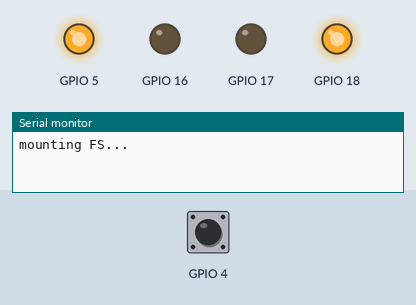
This sketch was run on a simulated ESP32. On the bench: output pins drawn as LEDs (lit = HIGH), the last lines printed to the serial monitor. The inputs (shaded band) are chosen by the test bench; at power-on: GPIO 4 HIGH. WiFi joins after 1.5 s; servers stay silent unless stated; uploads are accepted with an empty reply; storage starts empty.

Above: at 0.1 s.
At 7.6 s:
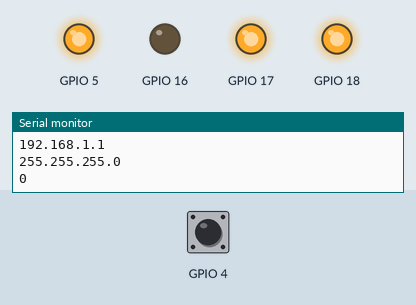
At 8.8 s:
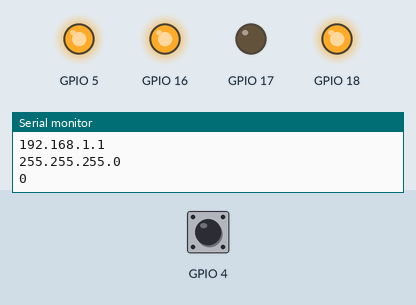
Timing chart, 0 to 10.3 s (numbered marks = the images above):
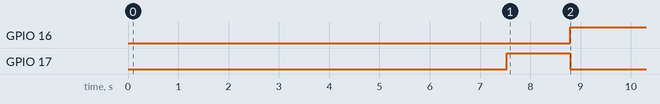

Measured:
- by itself, GPIO 16: LOW → HIGH at 8.8 s
- by itself, GPIO 17: HIGH → LOW at 8.8 s

The sketch:

lndpussycat.ino
```cpp
//////////////LOAD LIBRARIES////////////////

#include "FS.h"
#include <WiFiManager.h>
#include <ArduinoJson.h>
#include <WiFiClientSecure.h>
#include "SPIFFS.h"

/////////////////SOME VARIABLES///////////////////

int new_balance = 0;
int balance = 0;
int new_confirmed_balance = 0;
int confirmed_balance = 0;
bool synced_to_chain = false;
bool first_check = true;
bool first_check1 = true;
const char* lnd_check;

char lnd_server[40];
char lnd_port[6]  = "8080";
char lnd_macaroon[500] = "";
char static_ip[16] = "10.0.1.56";
char static_gw[16] = "10.0.1.1";
char static_sn[16] = "255.255.255.0";

bool shouldSaveConfig = false;

const char* spiffcontent = "";
String spiffing;
/////////////////////SETUP////////////////////////

void setup() {
  Serial.begin(115200);

// CATHODE RGB SETUP, FOR ANNODE CHANGE 18 TO LOW
  pinMode(16, OUTPUT);
  pinMode(17, OUTPUT);
  pinMode(5, OUTPUT);

  pinMode(18, OUTPUT);
  digitalWrite(18, HIGH);
  pink();

// START PORTAL
  pussy_portal();

  blue();
}


///////////////////MAIN LOOP//////////////////////

void loop() {
  getinfo();
  delay(3000);
  getonchainbalance();
  delay(3000);
  getlnbalance();
  delay(3000);
}


//////////////////LED SEQUENCES///////////////////

//GREEN -- running
void green(){
  digitalWrite(16, HIGH); digitalWrite(17, HIGH); digitalWrite(5, LOW);
}

//RED -- down
void red(){
  digitalWrite(16, HIGH); digitalWrite(17, LOW); digitalWrite(5, HIGH);
}

// PINK -- synching
void pink(){
  digitalWrite(16, LOW); digitalWrite(17, LOW); digitalWrite(5, HIGH);
}

// PINK -- synching
void blue(){
  digitalWrite(16, LOW); digitalWrite(17, HIGH); digitalWrite(5, HIGH);
}

//DISCO LOOP // transaction
void disco(){
  for (int i = 0; i <= 10; i++) {
    digitalWrite(16, LOW); digitalWrite(17, HIGH); digitalWrite(5, HIGH);
    delay(100);
    digitalWrite(16, HIGH); digitalWrite(17, HIGH); digitalWrite(5, LOW);
    delay(100);
    digitalWrite(16, HIGH); digitalWrite(17, LOW); digitalWrite(5, HIGH);
    delay(100);
    digitalWrite(16, LOW); digitalWrite(17, LOW); digitalWrite(5, HIGH);
    delay(100);
    digitalWrite(16, LOW); digitalWrite(17, HIGH); digitalWrite(5, LOW);
    delay(100);
    digitalWrite(16, HIGH); digitalWrite(17, LOW); digitalWrite(5, LOW);
    delay(100);
  }
  green();
}


//////////////////NODE CALLS///////////////////

void getinfo() {
  WiFiClientSecure client;
  const char* lndserver = lnd_server;
  const char* macaroon = lnd_macaroon;
  int lndport = atoi( lnd_port );
  Serial.println(lndserver);
  Serial.println(lndport);
  if (!client.connect(lndserver, lndport)){
    red();
    return;
  }
  client.print(String("GET ")+ "https://" + lndserver +":"+ lndport + "/v1/getinfo HTTP/1.1\r\n" +
                 "Host: "  + lndserver +":"+ lndport +"\r\n" +
                 "User-Agent: ESP322\r\n" +
                 "Grpc-Metadata-macaroon:" + macaroon + "\r\n" +
                 "Content-Type: application/json\r\n" +
                 "Connection: close\r\n" +
                 "\n");
    String line = client.readStringUntil('\n');
    while (client.connected()) {
     String line = client.readStringUntil('\n');
     if (line == "\r") {
       break;
     }
    }
    String content = client.readStringUntil('\n');
    client.stop();
    const size_t capacity = JSON_OBJECT_SIZE(3) + 620;
    DynamicJsonDocument doc(capacity);
    deserializeJson(doc, content);
    lnd_check = doc["alias"];
    if (!lnd_check){
      red();
      delay(1000);
      return;
    }
    synced_to_chain = doc["synced_to_chain"];
    if(synced_to_chain == true){
      green();
    }
    else{
      pink();
    }
}

void getonchainbalance() {
  WiFiClientSecure client;
  const char* lndserver = lnd_server;
  const char* macaroon = lnd_macaroon;
  int lndport = atoi( lnd_port );
  if (!client.connect(lndserver, lndport)){
    red();
    delay(1000);
    return;
  }
  client.print(String("GET ")+ "https://" + lndserver +":"+ lndport + "/v1/balance/blockchain HTTP/1.1\r\n" +
                 "Host: "  + lndserver +":"+ lndport +"\r\n" +
                 "User-Agent: ESP322\r\n" +
                 "Grpc-Metadata-macaroon:" + macaroon + "\r\n" +
                 "Content-Type: application/json\r\n" +
                 "Connection: close\r\n" +
                 "\n");
    String line = client.readStringUntil('\n');
    while (client.connected()) {
     String line = client.readStringUntil('\n');
     if (line == "\r") {
       break;
     }
    }
    String content = client.readStringUntil('\n');
    client.stop();
    const size_t capacity = JSON_OBJECT_SIZE(3) + 620;
    DynamicJsonDocument doc(capacity);
    deserializeJson(doc, content);
    new_confirmed_balance  = doc["confirmed_balance"];
    if(new_confirmed_balance > confirmed_balance){
      if(first_check == false){
        confirmed_balance = new_confirmed_balance;
        Serial.println(new_confirmed_balance);
        disco();
      }
      else{
        confirmed_balance = new_confirmed_balance;
        first_check = false;
      }
    }
    Serial.println("confirmed_balance " + String(confirmed_balance));
    Serial.println("new_confirmed_balance " + String(new_confirmed_balance));
}


void getlnbalance() {
  WiFiClientSecure client;
  const char* lndserver = lnd_server;
  const char* macaroon = lnd_macaroon;
  int lndport = atoi( lnd_port );
  if (!client.connect(lndserver, lndport)){
    red();
    return;
  }
  client.print(String("GET ")+ "https://" + lndserver +":"+ lndport + "/v1/balance/channels HTTP/1.1\r\n" +
                 "Host: "  + lndserver +":"+ lndport +"\r\n" +
                 "User-Agent: ESP322\r\n" +
                 "Grpc-Metadata-macaroon:" + macaroon + "\r\n" +
                 "Content-Type: application/json\r\n" +
                 "Connection: close\r\n" +
                 "\n");
    String line = client.readStringUntil('\n');
    while (client.connected()) {
     String line = client.readStringUntil('\n');
     if (line == "\r") {
       break;
     }
    }
    String content = client.readStringUntil('\n');
    client.stop();
    const size_t capacity = JSON_OBJECT_SIZE(3) + 620;
    DynamicJsonDocument doc(capacity);
    deserializeJson(doc, content);
    new_balance = doc["balance"];
    if(new_balance > balance){
      if(first_check1 == false){
        balance = new_balance;
        disco();
      }
      else{
        balance = new_balance;
        first_check1 = false;
      }
    }
    Serial.println("balance " + String(balance));
    Serial.println("new_balance " + String(new_balance));
}

void pussy_portal(){

  WiFiManager wm;
  Serial.println("mounting FS...");
  while(!SPIFFS.begin(true)){
    Serial.println("failed to mount FS");
    delay(200);
   }

//CHECK IF RESET IS TRIGGERED/WIPE DATA
  for (int i = 0; i <= 5; i++) {
    if(touchRead(4) < 50){
    File file = SPIFFS.open("/config.txt", FILE_WRITE);
    file.print("placeholder");
    wm.resetSettings();
    }
    delay(1000);
  }

//MOUNT FS AND READ CONFIG.JSON
  File file = SPIFFS.open("/config.txt");

  spiffing = file.readStringUntil('\n');
  spiffcontent = spiffing.c_str();
  DynamicJsonDocument json(1024);
  deserializeJson(json, spiffcontent);
  if(String(spiffcontent) != "placeholder"){
    strcpy(lnd_server, json["lnd_server"]);
    strcpy(lnd_port, json["lnd_port"]);
    strcpy(lnd_macaroon, json["lnd_macaroon"]);
  }

//ADD PARAMS TO WIFIMANAGER
  wm.setSaveConfigCallback(saveConfigCallback);

  WiFiManagerParameter custom_lnd_server("server", "LND server", lnd_server, 40);
  WiFiManagerParameter custom_lnd_port("port", "LND port", lnd_port, 6);
  WiFiManagerParameter custom_lnd_macaroon("macaroon", "LND readonly macaroon", lnd_macaroon, 500);
  wm.addParameter(&custom_lnd_server);
  wm.addParameter(&custom_lnd_port);
  wm.addParameter(&custom_lnd_macaroon);

//IF RESET WAS TRIGGERED, RUN PORTAL AND WRITE FILES
  if (!wm.autoConnect("LND Pussycat (･ω･)⚡", "pikachu1")) {
    Serial.println("failed to connect and hit timeout");
    delay(3000);
    ESP.restart();
    delay(5000);
  }
  Serial.println("connected :)");
  strcpy(lnd_server, custom_lnd_server.getValue());
  strcpy(lnd_port, custom_lnd_port.getValue());
  strcpy(lnd_macaroon, custom_lnd_macaroon.getValue());
  if (shouldSaveConfig) {
    Serial.println("saving config");
    DynamicJsonDocument json(1024);
    json["lnd_server"] = lnd_server;
    json["lnd_port"]   = lnd_port;
    json["lnd_macaroon"]   = lnd_macaroon;

    File configFile = SPIFFS.open("/config.txt", "w");
    if (!configFile) {
      Serial.println("failed to open config file for writing");
      }
      serializeJsonPretty(json, Serial);
      serializeJson(json, configFile);
      configFile.close();
      shouldSaveConfig = false;
  }

  Serial.println("local ip");
  Serial.println(WiFi.localIP());
  Serial.println(WiFi.gatewayIP());
  Serial.println(WiFi.subnetMask());
}

void saveConfigCallback () {
  Serial.println("Should save config");
  shouldSaveConfig = true;
}


///////////OTHER COLOURS YOU COULD USE////////////
//AQUA digitalWrite(16, LOW); digitalWrite(17, HIGH); digitalWrite(5, LOW);
//LIME digitalWrite(16, HIGH); digitalWrite(17, LOW); digitalWrite(5, LOW);
```
